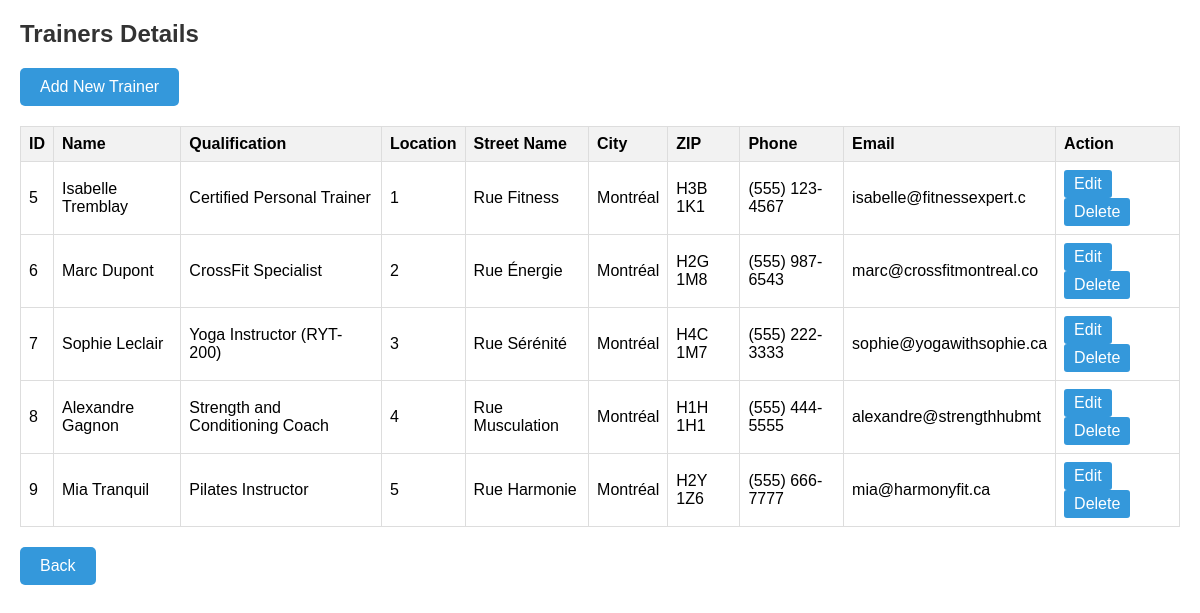
Screenshot of /index.php?controller=trainer&action=displayDetails (signed in) with the database file from the repository.
### tables this page shows
CREATE TABLE `trainers` (
  `trainer_id` int(8) NOT NULL,
  `trainer_name` varchar(32) NOT NULL,
  `trainer_qualification` varchar(64) NOT NULL,
  `location_number` int(8) NOT NULL,
  `street_name` varchar(64) NOT NULL,
  `city` varchar(24) NOT NULL,
  `zip` varchar(8) NOT NULL,
  `phone_number` varchar(16) NOT NULL,
  `email` varchar(24) NOT NULL
);

### controllers/TrainerController.php (called while the page is built, shortened)
<?php
require_once 'models/TrainerModel.php';
class TrainerController {
    private $trainerModel;
    public function __construct($db) {
        $this->db = $db;
        $this->trainerModel = new TrainerModel($this->db);
    }
    public function displayDetails() {
        $trainers = $this->trainerModel->getAllTrainers();
        include 'views/admin/display_trainers.php';
    }
}
?>

### models/TrainerModel.php (called while the page is built, shortened)
<?php
class TrainerModel
{
    private $db;
    public function __construct($db)
    {
        $this->db = $db;
    }
    public function getAllTrainers()
    {
        $query = 'SELECT * FROM trainers';
        $stmt = $this->db->prepare($query);
        $stmt->execute();
        return $stmt->fetchAll(PDO::FETCH_ASSOC);
    }
}

### views/admin/display_trainers.php (the view, shortened to what this page needs)
<!DOCTYPE html>
<html lang="en">
<head>
    <link rel="stylesheet" href="css/displaygyms.css">
</head>
<body>
    <h2>Trainers Details</h2>
    <p class="add-button"><a href="index.php?controller=trainer&action=insertForm">Add New Trainer</a></p>
    <table class="gym-table">
        <tr>
            <th>ID</th>
            <th>Name</th>
            <th>Qualification</th>
            <th>Location</th>
            <th>Street Name</th>
            <th>City</th>
            <th>ZIP</th>
            <th>Phone</th>
            <th>Email</th>
            <th>Action</th>
        </tr>
        <?php foreach ($trainers as $trainer): ?>
            <tr>
                <td><?php echo $trainer['trainer_id']; ?></td>
                <td><?php echo $trainer['trainer_name']; ?></td>
                <td><?php echo $trainer['trainer_qualification']; ?></td>
                <td><?php echo $trainer['location_number']; ?></td>
                <td><?php echo $trainer['street_name']; ?></td>
                <td><?php echo $trainer['city']; ?></td>
                <td><?php echo $trainer['zip']; ?></td>
                <td><?php echo $trainer['phone_number']; ?></td>
                <td><?php echo $trainer['email']; ?></td>
                <td>
                    <a class="edit-link" href="index.php?controller=trainer&action=editForm&trainer_id=<?php echo $trainer['trainer_id']; ?>">Edit</a>
                    <a class="delete-link" href="index.php?controller=trainer&action=delete&trainer_id=<?php echo $trainer['trainer_id']; ?>" onclick="return confirm('Are you sure you want to delete this trainer?')">Delete</a>
                </td>
            </tr>
        <?php endforeach; ?>
    </table>
    <p class="back-button"><a href="index.php?controller=admin&action=dashboard">Back</a></p>
</body>
</html>

### css/displaygyms.css (style rules this page uses)
body { font-family: Arial, sans-serif; margin: 20px; }
h2 { color: #333; }
.gym-table { width: 100%; border-collapse: collapse; margin-top: 20px; }
.gym-table th, .gym-table td { border: 1px solid #ddd; padding: 8px; text-align: left; }
.gym-table th { background-color: #f2f2f2; }
.edit-link, .delete-link { display: inline-block; padding: 5px 10px; margin-right: 5px; background-color: #3498db; color: #fff; text-decoration: none; border-radius: 3px; }
.add-button, .back-button { margin-top: 20px; }
.add-button a, .back-button a { display: inline-block; padding: 10px 20px; background-color: #3498db; color: #fff; text-decoration: none; border-radius: 5px; }

### rows the page displays
trainers: trainer_id "5", trainer_name "Isabelle Tremblay", trainer_qualification "Certified Personal Trainer", location_number "1", street_name "Rue Fitness", city "Montréal", zip "H3B 1K1", phone_number "(555) 123-4567", email "isabelle@fitnessexpert.c"
trainers: trainer_id "6", trainer_name "Marc Dupont", trainer_qualification "CrossFit Specialist", location_number "2", street_name "Rue Énergie", city "Montréal", zip "H2G 1M8", phone_number "(555) 987-6543", email "marc@crossfitmontreal.co"
trainers: trainer_id "7", trainer_name "Sophie Leclair", trainer_qualification "Yoga Instructor (RYT-200)", location_number "3", street_name "Rue Sérénité", city "Montréal", zip "H4C 1M7", phone_number "(555) 222-3333", email "sophie@yogawithsophie.ca"
trainers: trainer_id "8", trainer_name "Alexandre Gagnon", trainer_qualification "Strength and Conditioning Coach", location_number "4", street_name "Rue Musculation", city "Montréal", zip "H1H 1H1", phone_number "(555) 444-5555", email "alexandre@strengthhubmt"
trainers: trainer_id "9", trainer_name "Mia Tranquil", trainer_qualification "Pilates Instructor", location_number "5", street_name "Rue Harmonie", city "Montréal", zip "H2Y 1Z6", phone_number "(555) 666-7777", email "mia@harmonyfit.ca"
